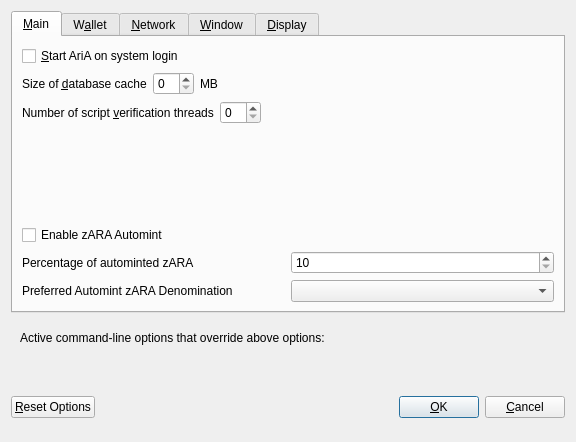
<?xml version="1.0" encoding="UTF-8"?>
<ui version="4.0">
 <class>OptionsDialog</class>
 <widget class="QDialog" name="OptionsDialog">
  <property name="geometry">
   <rect>
    <x>0</x>
    <y>0</y>
    <width>576</width>
    <height>442</height>
   </rect>
  </property>
  <property name="windowTitle">
   <string>Options</string>
  </property>
  <property name="modal">
   <bool>true</bool>
  </property>
  <layout class="QVBoxLayout" name="verticalLayout">
   <item>
    <widget class="QTabWidget" name="tabWidget">
     <property name="currentIndex">
      <number>0</number>
     </property>
     <widget class="QWidget" name="tabMain">
      <attribute name="title">
       <string>&amp;Main</string>
      </attribute>
      <layout class="QVBoxLayout" name="verticalLayout_Main">
       <item>
        <widget class="QCheckBox" name="AriAAtStartup">
         <property name="toolTip">
          <string>Automatically start AriA after logging in to the system.</string>
         </property>
         <property name="text">
          <string>&amp;Start AriA on system login</string>
         </property>
        </widget>
       </item>
       <item>
        <layout class="QHBoxLayout" name="horizontalLayout_2_Main">
         <item>
          <widget class="QLabel" name="databaseCacheLabel">
           <property name="text">
            <string>Size of &amp;database cache</string>
           </property>
           <property name="textFormat">
            <enum>Qt::PlainText</enum>
           </property>
           <property name="buddy">
            <cstring>databaseCache</cstring>
           </property>
          </widget>
         </item>
         <item>
          <widget class="QSpinBox" name="databaseCache"/>
         </item>
         <item>
          <widget class="QLabel" name="databaseCacheUnitLabel">
           <property name="text">
            <string>MB</string>
           </property>
           <property name="textFormat">
            <enum>Qt::PlainText</enum>
           </property>
          </widget>
         </item>
         <item>
          <spacer name="horizontalSpacer_2_Main">
           <property name="orientation">
            <enum>Qt::Horizontal</enum>
           </property>
           <property name="sizeHint" stdset="0">
            <size>
             <width>40</width>
             <height>20</height>
            </size>
           </property>
          </spacer>
         </item>
        </layout>
       </item>
       <item>
        <layout class="QHBoxLayout" name="horizontalLayout_3_Main">
         <item>
          <widget class="QLabel" name="threadsScriptVerifLabel">
           <property name="text">
            <string>Number of script &amp;verification threads</string>
           </property>
           <property name="textFormat">
            <enum>Qt::PlainText</enum>
           </property>
           <property name="buddy">
            <cstring>threadsScriptVerif</cstring>
           </property>
          </widget>
         </item>
         <item>
          <widget class="QSpinBox" name="threadsScriptVerif">
           <property name="toolTip">
            <string>(0 = auto, &lt;0 = leave that many cores free)</string>
           </property>
          </widget>
         </item>
         <item>
          <spacer name="horizontalSpacer_3_Main">
           <property name="orientation">
            <enum>Qt::Horizontal</enum>
           </property>
           <property name="sizeHint" stdset="0">
            <size>
             <width>40</width>
             <height>20</height>
            </size>
           </property>
          </spacer>
         </item>
        </layout>
       </item>
       <item>
        <spacer name="verticalSpacer_2">
         <property name="orientation">
          <enum>Qt::Vertical</enum>
         </property>
         <property name="sizeHint" stdset="0">
          <size>
           <width>20</width>
           <height>40</height>
          </size>
         </property>
        </spacer>
       </item>
       <item>
        <widget class="QCheckBox" name="checkBoxZeromintEnable">
         <property name="toolTip">
          <string>Enable automatic minting of ARA units to zARA</string>
         </property>
         <property name="layoutDirection">
          <enum>Qt::LeftToRight</enum>
         </property>
         <property name="text">
          <string>Enable zARA Automint</string>
         </property>
        </widget>
       </item>
       <item>
        <layout class="QHBoxLayout" name="horizontalLayout_3">
         <item>
          <widget class="QLabel" name="percentage_label">
           <property name="toolTip">
            <string>Percentage of incoming ARA which get automatically converted to zARA via Zerocoin Protocol (min: 10%)</string>
           </property>
           <property name="text">
            <string>Percentage of autominted zARA</string>
           </property>
          </widget>
         </item>
         <item>
          <widget class="QSpinBox" name="zeromintPercentage">
           <property name="minimum">
            <number>10</number>
           </property>
           <property name="maximum">
            <number>100</number>
           </property>
          </widget>
         </item>
        </layout>
       </item>
       <item>
        <layout class="QHBoxLayout" name="horizontalLayout" stretch="0,0">
         <property name="sizeConstraint">
          <enum>QLayout::SetFixedSize</enum>
         </property>
         <item>
          <widget class="QLabel" name="labelPreferredDenom">
           <property name="maximumSize">
            <size>
             <width>16777215</width>
             <height>16777215</height>
            </size>
           </property>
           <property name="toolTip">
            <string>Wait with automatic conversion to Zerocoin until enough ARA for this denomination is available</string>
           </property>
           <property name="text">
            <string>Preferred Automint zARA Denomination</string>
           </property>
          </widget>
         </item>
         <item>
          <widget class="QComboBox" name="preferredDenom">
           <property name="maximumSize">
            <size>
             <width>16777215</width>
             <height>27</height>
            </size>
           </property>
           <property name="toolTip">
            <string>Wait with automatic conversion to Zerocoin until enough ARA for this denomination is available</string>
           </property>
           <property name="maxVisibleItems">
            <number>9</number>
           </property>
           <property name="maxCount">
            <number>9</number>
           </property>
          </widget>
         </item>
        </layout>
       </item>
      </layout>
     </widget>
     <widget class="QWidget" name="tabWallet">
      <attribute name="title">
       <string>W&amp;allet</string>
      </attribute>
      <layout class="QVBoxLayout" name="verticalLayout_Wallet">
       <item>
        <layout class="QHBoxLayout" name="horizontalLayout_2_Wallet">
         <item>
          <widget class="QLabel" name="labelStakeSplitThresholdText">
           <property name="text">
            <string>Stake split threshold:</string>
           </property>
          </widget>
         </item>
         <item>
          <widget class="QSpinBox" name="spinBoxStakeSplitThreshold">
           <property name="minimum">
            <number>1</number>
           </property>
           <property name="maximum">
            <number>999999</number>
           </property>
          </widget>
         </item>
        </layout>
       </item>
       <item>
        <widget class="QGroupBox" name="groupBox">
         <property name="title">
          <string>Expert</string>
         </property>
         <layout class="QVBoxLayout" name="verticalLayout_2">
          <item>
           <widget class="QCheckBox" name="coinControlFeatures">
            <property name="toolTip">
             <string>Whether to show coin control features or not.</string>
            </property>
            <property name="text">
             <string>Enable coin &amp;control features</string>
            </property>
           </widget>
          </item>
          <item>
           <widget class="QCheckBox" name="showMasternodesTab">
            <property name="toolTip">
             <string>Show additional tab listing all your masternodes in first sub-tab&lt;br/&gt;and all masternodes on the network in second sub-tab.</string>
            </property>
            <property name="text">
             <string>Show Masternodes Tab</string>
            </property>
           </widget>
          </item>
          <item>
           <widget class="QCheckBox" name="spendZeroConfChange">
            <property name="toolTip">
             <string>If you disable the spending of unconfirmed change, the change from a transaction&lt;br/&gt;cannot be used until that transaction has at least one confirmation.&lt;br/&gt;This also affects how your balance is computed.</string>
            </property>
            <property name="text">
             <string>&amp;Spend unconfirmed change</string>
            </property>
           </widget>
          </item>
         </layout>
        </widget>
       </item>
       <item>
        <spacer name="verticalSpacer_Wallet">
         <property name="orientation">
          <enum>Qt::Vertical</enum>
         </property>
         <property name="sizeHint" stdset="0">
          <size>
           <width>20</width>
           <height>40</height>
          </size>
         </property>
        </spacer>
       </item>
      </layout>
     </widget>
     <widget class="QWidget" name="tabNetwork">
      <attribute name="title">
       <string>&amp;Network</string>
      </attribute>
      <layout class="QVBoxLayout" name="verticalLayout_Network">
       <item>
        <widget class="QCheckBox" name="mapPortUpnp">
         <property name="toolTip">
          <string>Automatically open the ARA client port on the router. This only works when your router supports UPnP and it is enabled.</string>
         </property>
         <property name="text">
          <string>Map port using &amp;UPnP</string>
         </property>
        </widget>
       </item>
       <item>
        <widget class="QCheckBox" name="allowIncoming">
         <property name="toolTip">
          <string>Accept connections from outside</string>
         </property>
         <property name="text">
          <string>Allow incoming connections</string>
         </property>
        </widget>
       </item>
       <item>
        <widget class="QCheckBox" name="connectSocks">
         <property name="toolTip">
          <string>Connect to the ARA network through a SOCKS5 proxy.</string>
         </property>
         <property name="text">
          <string>&amp;Connect through SOCKS5 proxy (default proxy):</string>
         </property>
        </widget>
       </item>
       <item>
        <layout class="QHBoxLayout" name="horizontalLayout_1_Network">
         <item>
          <widget class="QLabel" name="proxyIpLabel">
           <property name="text">
            <string>Proxy &amp;IP:</string>
           </property>
           <property name="textFormat">
            <enum>Qt::PlainText</enum>
           </property>
           <property name="buddy">
            <cstring>proxyIp</cstring>
           </property>
          </widget>
         </item>
         <item>
          <widget class="QValidatedLineEdit" name="proxyIp">
           <property name="minimumSize">
            <size>
             <width>140</width>
             <height>0</height>
            </size>
           </property>
           <property name="maximumSize">
            <size>
             <width>140</width>
             <height>16777215</height>
            </size>
           </property>
           <property name="toolTip">
            <string>IP address of the proxy (e.g. IPv4: 127.0.0.1 / IPv6: ::1)</string>
           </property>
          </widget>
         </item>
         <item>
          <widget class="QLabel" name="proxyPortLabel">
           <property name="text">
            <string>&amp;Port:</string>
           </property>
           <property name="textFormat">
            <enum>Qt::PlainText</enum>
           </property>
           <property name="buddy">
            <cstring>proxyPort</cstring>
           </property>
          </widget>
         </item>
         <item>
          <widget class="QLineEdit" name="proxyPort">
           <property name="minimumSize">
            <size>
             <width>55</width>
             <height>0</height>
            </size>
           </property>
           <property name="maximumSize">
            <size>
             <width>55</width>
             <height>16777215</height>
            </size>
           </property>
           <property name="toolTip">
            <string>Port of the proxy (e.g. 9050)</string>
           </property>
          </widget>
         </item>
         <item>
          <spacer name="horizontalSpacer_1_Network">
           <property name="orientation">
            <enum>Qt::Horizontal</enum>
           </property>
           <property name="sizeHint" stdset="0">
            <size>
             <width>40</width>
             <height>20</height>
            </size>
           </property>
          </spacer>
         </item>
        </layout>
       </item>
       <item>
        <spacer name="verticalSpacer_Network">
         <property name="orientation">
          <enum>Qt::Vertical</enum>
         </property>
         <property name="sizeHint" stdset="0">
          <size>
           <width>20</width>
           <height>40</height>
          </size>
         </property>
        </spacer>
       </item>
      </layout>
     </widget>
     <widget class="QWidget" name="tabWindow">
      <attribute name="title">
       <string>&amp;Window</string>
      </attribute>
      <layout class="QVBoxLayout" name="verticalLayout_Window">
       <item>
        <widget class="QCheckBox" name="minimizeToTray">
         <property name="toolTip">
          <string>Show only a tray icon after minimizing the window.</string>
         </property>
         <property name="text">
          <string>&amp;Minimize to the tray instead of the taskbar</string>
         </property>
        </widget>
       </item>
       <item>
        <widget class="QCheckBox" name="minimizeOnClose">
         <property name="toolTip">
          <string>Minimize instead of exit the application when the window is closed. When this option is enabled, the application will be closed only after selecting Quit in the menu.</string>
         </property>
         <property name="text">
          <string>M&amp;inimize on close</string>
         </property>
        </widget>
       </item>
       <item>
        <spacer name="verticalSpacer_Window">
         <property name="orientation">
          <enum>Qt::Vertical</enum>
         </property>
         <property name="sizeHint" stdset="0">
          <size>
           <width>20</width>
           <height>40</height>
          </size>
         </property>
        </spacer>
       </item>
      </layout>
     </widget>
     <widget class="QWidget" name="tabDisplay">
      <attribute name="title">
       <string>&amp;Display</string>
      </attribute>
      <layout class="QVBoxLayout" name="verticalLayout_Display">
       <item>
        <layout class="QHBoxLayout" name="horizontalLayout_1_Display">
         <item>
          <widget class="QLabel" name="langLabel">
           <property name="text">
            <string>User Interface &amp;language:</string>
           </property>
           <property name="textFormat">
            <enum>Qt::PlainText</enum>
           </property>
           <property name="buddy">
            <cstring>lang</cstring>
           </property>
          </widget>
         </item>
         <item>
          <widget class="QValueComboBox" name="lang">
           <property name="toolTip">
            <string>The user interface language can be set here. This setting will take effect after restarting ARA.</string>
           </property>
          </widget>
         </item>
        </layout>
       </item>
       <item>
        <widget class="QLabel" name="label_3">
         <property name="toolTip">
          <string notr="true"/>
         </property>
         <property name="statusTip">
          <string notr="true"/>
         </property>
         <property name="whatsThis">
          <string notr="true"/>
         </property>
         <property name="accessibleName">
          <string notr="true"/>
         </property>
         <property name="text">
          <string>Language missing or translation incomplete? Help contributing translations here:
https://nur1labs.com/</string>
         </property>
         <property name="wordWrap">
          <bool>true</bool>
         </property>
         <property name="openExternalLinks">
          <bool>true</bool>
         </property>
         <property name="textInteractionFlags">
          <set>Qt::TextBrowserInteraction</set>
         </property>
        </widget>
       </item>
       <item>
        <layout class="QHBoxLayout" name="horizontalLayout_4_Display" stretch="0,0">
         <item>
          <widget class="QLabel" name="themeLabel">
           <property name="text">
            <string>User Interface Theme:</string>
           </property>
          </widget>
         </item>
         <item>
          <widget class="QValueComboBox" name="theme"/>
         </item>
        </layout>
       </item>
       <item>
        <widget class="Line" name="line">
         <property name="orientation">
          <enum>Qt::Horizontal</enum>
         </property>
        </widget>
       </item>
       <item>
        <layout class="QHBoxLayout" name="horizontalLayout_2_Display">
         <item>
          <widget class="QLabel" name="unitLabel">
           <property name="text">
            <string>&amp;Unit to show amounts in:</string>
           </property>
           <property name="textFormat">
            <enum>Qt::PlainText</enum>
           </property>
           <property name="buddy">
            <cstring>unit</cstring>
           </property>
          </widget>
         </item>
         <item>
          <widget class="QValueComboBox" name="unit">
           <property name="toolTip">
            <string>Choose the default subdivision unit to show in the interface and when sending coins.</string>
           </property>
          </widget>
         </item>
        </layout>
       </item>
       <item>
        <layout class="QHBoxLayout" name="horizontalLayout_5_Display">
         <item>
          <widget class="QLabel" name="digitsLabel">
           <property name="text">
            <string>Decimal digits</string>
           </property>
          </widget>
         </item>
         <item>
          <widget class="QValueComboBox" name="digits"/>
         </item>
        </layout>
       </item>
	   <item>
        <widget class="QCheckBox" name="checkBoxHideZeroBalances">
         <property name="toolTip">
          <string>Hide empty balances</string>
         </property>
         <property name="layoutDirection">
          <enum>Qt::LeftToRight</enum>
         </property>
         <property name="text">
          <string>Hide empty balances</string>
         </property>
        </widget>
       </item>
       <item>
        <layout class="QHBoxLayout" name="horizontalLayout_3_Display">
         <item>
          <widget class="QLabel" name="thirdPartyTxUrlsLabel">
           <property name="toolTip">
            <string>Third party URLs (e.g. a block explorer) that appear in the transactions tab as context menu items. %s in the URL is replaced by transaction hash. Multiple URLs are separated by vertical bar |.</string>
           </property>
           <property name="text">
            <string>Third party transaction URLs</string>
           </property>
           <property name="buddy">
            <cstring>thirdPartyTxUrls</cstring>
           </property>
          </widget>
         </item>
         <item>
          <widget class="QLineEdit" name="thirdPartyTxUrls">
           <property name="toolTip">
            <string>Third party URLs (e.g. a block explorer) that appear in the transactions tab as context menu items. %s in the URL is replaced by transaction hash. Multiple URLs are separated by vertical bar |.</string>
           </property>
          </widget>
         </item>
        </layout>
       </item>
       <item>
        <spacer name="verticalSpacer">
         <property name="orientation">
          <enum>Qt::Vertical</enum>
         </property>
         <property name="sizeHint" stdset="0">
          <size>
           <width>20</width>
           <height>40</height>
          </size>
         </property>
        </spacer>
       </item>
      </layout>
     </widget>
    </widget>
   </item>
   <item>
    <widget class="QFrame" name="frame">
     <layout class="QVBoxLayout" name="verticalLayout_Bottom">
      <item>
       <layout class="QHBoxLayout" name="horizontalLayout_Bottom">
        <item>
         <widget class="QLabel" name="overriddenByCommandLineInfoLabel">
          <property name="text">
           <string>Active command-line options that override above options:</string>
          </property>
          <property name="textFormat">
           <enum>Qt::PlainText</enum>
          </property>
         </widget>
        </item>
        <item>
         <spacer name="horizontalSpacer_Bottom">
          <property name="orientation">
           <enum>Qt::Horizontal</enum>
          </property>
          <property name="sizeHint" stdset="0">
           <size>
            <width>40</width>
            <height>20</height>
           </size>
          </property>
         </spacer>
        </item>
       </layout>
      </item>
      <item>
       <widget class="QLabel" name="overriddenByCommandLineLabel">
        <property name="text">
         <string/>
        </property>
        <property name="textFormat">
         <enum>Qt::PlainText</enum>
        </property>
        <property name="wordWrap">
         <bool>true</bool>
        </property>
       </widget>
      </item>
     </layout>
    </widget>
   </item>
   <item>
    <layout class="QHBoxLayout" name="horizontalLayout_Buttons">
     <item>
      <widget class="QPushButton" name="resetButton">
       <property name="toolTip">
        <string>Reset all client options to default.</string>
       </property>
       <property name="text">
        <string>&amp;Reset Options</string>
       </property>
       <property name="autoDefault">
        <bool>false</bool>
       </property>
      </widget>
     </item>
     <item>
      <spacer name="horizontalSpacer_1">
       <property name="orientation">
        <enum>Qt::Horizontal</enum>
       </property>
       <property name="sizeHint" stdset="0">
        <size>
         <width>40</width>
         <height>48</height>
        </size>
       </property>
      </spacer>
     </item>
     <item>
      <widget class="QLabel" name="statusLabel">
       <property name="minimumSize">
        <size>
         <width>200</width>
         <height>0</height>
        </size>
       </property>
       <property name="font">
        <font>
         <weight>75</weight>
         <bold>true</bold>
        </font>
       </property>
       <property name="text">
        <string/>
       </property>
       <property name="textFormat">
        <enum>Qt::PlainText</enum>
       </property>
       <property name="wordWrap">
        <bool>true</bool>
       </property>
      </widget>
     </item>
     <item>
      <spacer name="horizontalSpacer_2">
       <property name="orientation">
        <enum>Qt::Horizontal</enum>
       </property>
       <property name="sizeHint" stdset="0">
        <size>
         <width>40</width>
         <height>48</height>
        </size>
       </property>
      </spacer>
     </item>
     <item>
      <widget class="QPushButton" name="okButton">
       <property name="text">
        <string>&amp;OK</string>
       </property>
       <property name="autoDefault">
        <bool>false</bool>
       </property>
       <property name="default">
        <bool>true</bool>
       </property>
      </widget>
     </item>
     <item>
      <widget class="QPushButton" name="cancelButton">
       <property name="text">
        <string>&amp;Cancel</string>
       </property>
       <property name="autoDefault">
        <bool>false</bool>
       </property>
      </widget>
     </item>
    </layout>
   </item>
  </layout>
 </widget>
 <customwidgets>
  <customwidget>
   <class>QValidatedLineEdit</class>
   <extends>QLineEdit</extends>
   <header>qvalidatedlineedit.h</header>
  </customwidget>
  <customwidget>
   <class>QValueComboBox</class>
   <extends>QComboBox</extends>
   <header>qvaluecombobox.h</header>
  </customwidget>
 </customwidgets>
 <resources/>
 <connections/>
</ui>
